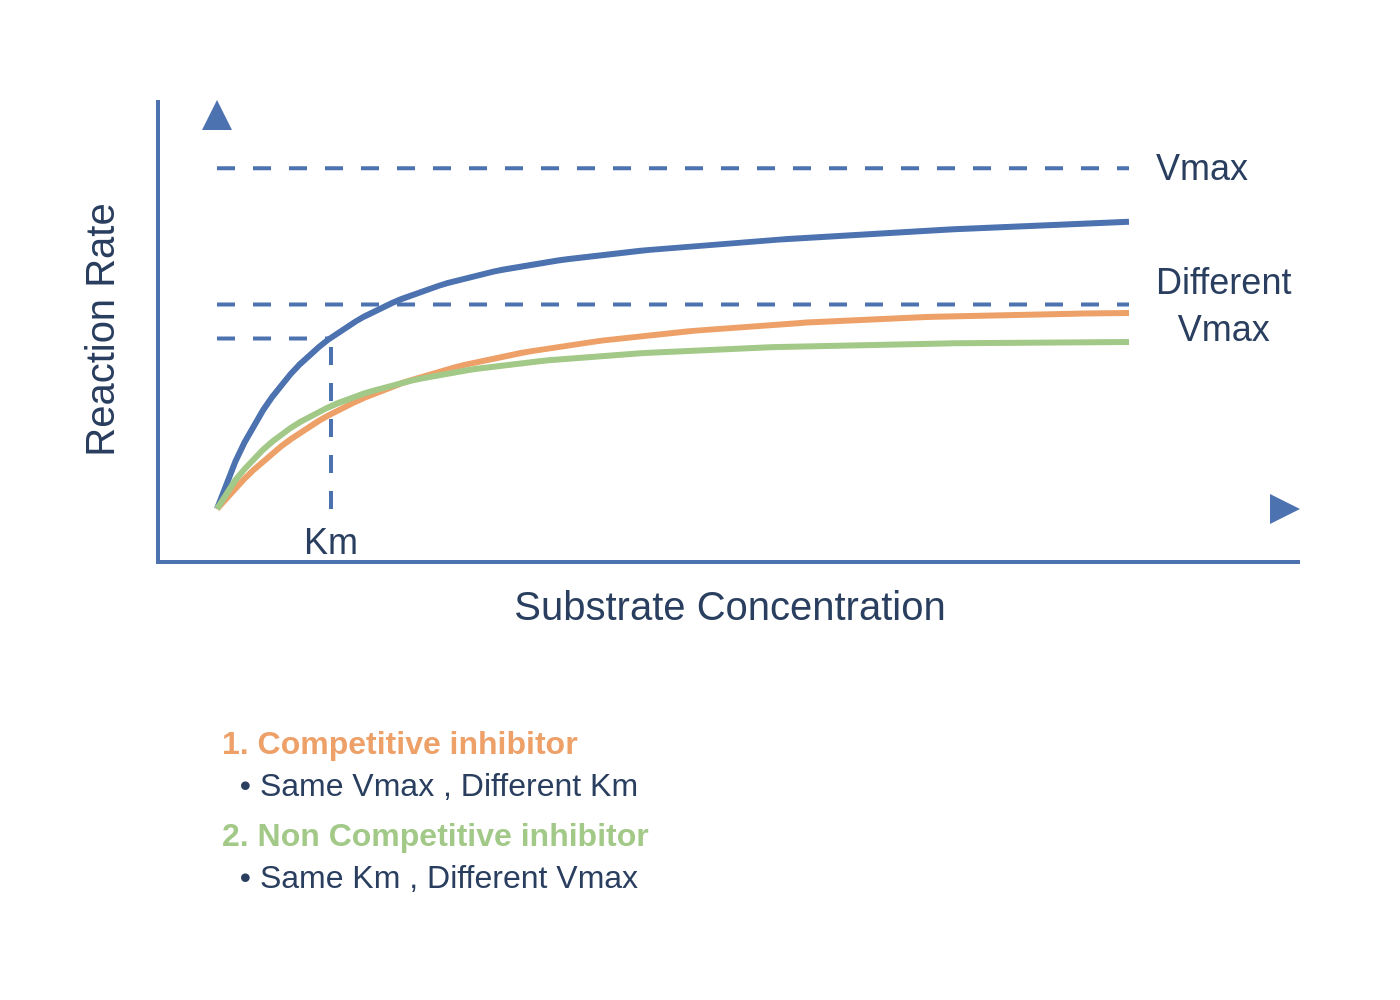

This figure's Python source:
import sys
import json
import pathlib
import plotly.graph_objects as go

# Check for command-line argument
if len(sys.argv) != 2:
    print("Usage: python script.py <path_to_json_file>")
    sys.exit(1)

# Get JSON file path from command-line argument
json_file_path = pathlib.Path(sys.argv[1])

# Read data from the JSON file
try:
    with open(json_file_path, 'r', encoding='utf-8') as f:
        chart_data = json.load(f)
except (FileNotFoundError, json.JSONDecodeError) as e:
    print(f"Error reading or parsing JSON file: {e}")
    sys.exit(1)

# Extract data from the loaded JSON
data_series = chart_data.get('chart_data', [])
texts = chart_data.get('texts', {})
colors = chart_data.get('colors', [])
shapes = chart_data.get('shapes', [])

# Initialize the figure
fig = go.Figure()

# Add traces for each data series
for i, series in enumerate(data_series):
    fig.add_trace(go.Scatter(
        x=series['x'],
        y=series['y'],
        mode='lines',
        name=series.get('name', ''),
        line=dict(color=colors[i % len(colors)], width=3),
        showlegend=False
    ))

# Update layout
fig.update_layout(
    font=dict(family="Arial", size=14),
    xaxis_title=texts.get('x_axis_title', ''),
    yaxis_title=texts.get('y_axis_title', ''),
    xaxis_title_font_size=20,
    yaxis_title_font_size=20,
    plot_bgcolor='white',
    paper_bgcolor='white',
    margin=dict(l=80, r=50, t=50, b=220),
    shapes=shapes,
    annotations=texts.get('annotations', []),
    showlegend=False
)

# Configure axes styling
axis_color = "#4C72B0"
fig.update_xaxes(
    showline=True,
    linewidth=2,
    linecolor=axis_color,
    mirror=False,
    showgrid=False,
    zeroline=False,
    showticklabels=False,
    range=[-5, 95]
)

fig.update_yaxes(
    showline=True,
    linewidth=2,
    linecolor=axis_color,
    mirror=False,
    showgrid=False,
    zeroline=False,
    showticklabels=False,
    range=[-15, 120]
)

# Generate the output filename from the input JSON path
output_filename = json_file_path.stem + ".png"

# Save the figure as a PNG image
try:
    fig.write_image(output_filename, scale=2)
    print(f"Chart saved to {output_filename}")
except Exception as e:
    print(f"Error saving image: {e}")
    sys.exit(1)
